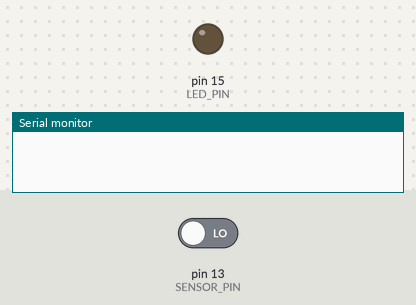
The sketch below on a simulated Arduino Uno, built with avr-gcc and run on an emulated ATmega328P. Parts: output pins drawn as LEDs (lit = HIGH), the last lines printed to the serial monitor. The test bench sets the inputs (shaded band); at power-on: pin 13 (SENSOR_PIN) LOW.

Above: at 1.8 s.
1.9 s: pin 13 (SENSOR_PIN) driven HIGH
At 2.9 s:
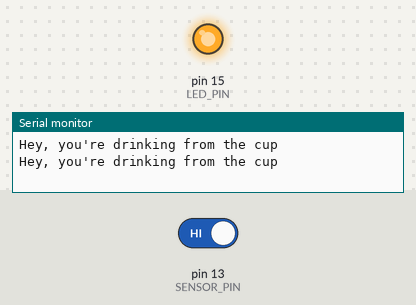
3.5 s: pin 13 (SENSOR_PIN) driven LOW
At 4.1 s:
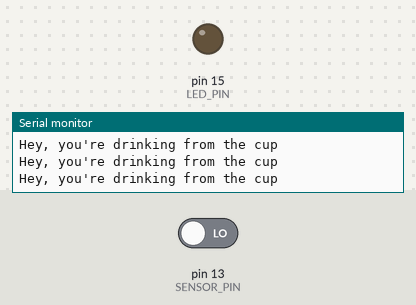
Timing chart, 0 to 6.5 s (numbered marks = the images above; inputs shaded):
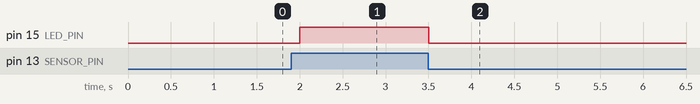

The sketch:

Ejercicio_12.ino
```cpp
const int SENSOR_PIN = 13;
const int LED_PIN = 15;

void setup()
{
    Serial.begin(9600);

    // Inicialización.
    pinMode(SENSOR_PIN, INPUT);
    digitalWrite(SENSOR_PIN, LOW);
    pinMode(LED_PIN, OUTPUT);
}

void loop()
{
    // Si pasa el umbral detecta movimiento.
    if (digitalRead(SENSOR_PIN) == HIGH) {
        digitalWrite(LED_PIN, HIGH);
        Serial.println("Hey, you're drinking from the cup");
    }else
        digitalWrite(LED_PIN, LOW);

    delay(500);
}
```

Measured:
- after the input at 1.9 s, pin 15 (LED_PIN): LOW → HIGH after 0.10 s
- after the input at 3.5 s, pin 15 (LED_PIN): HIGH → LOW at once
